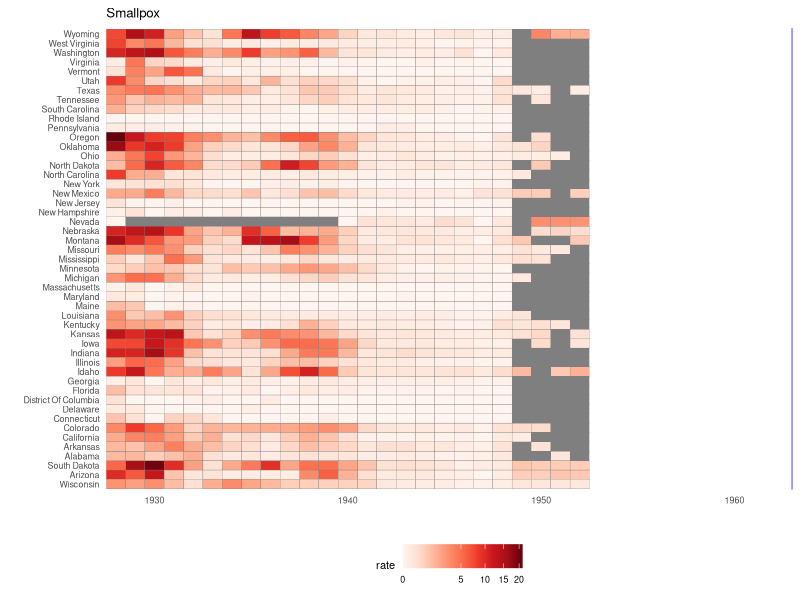
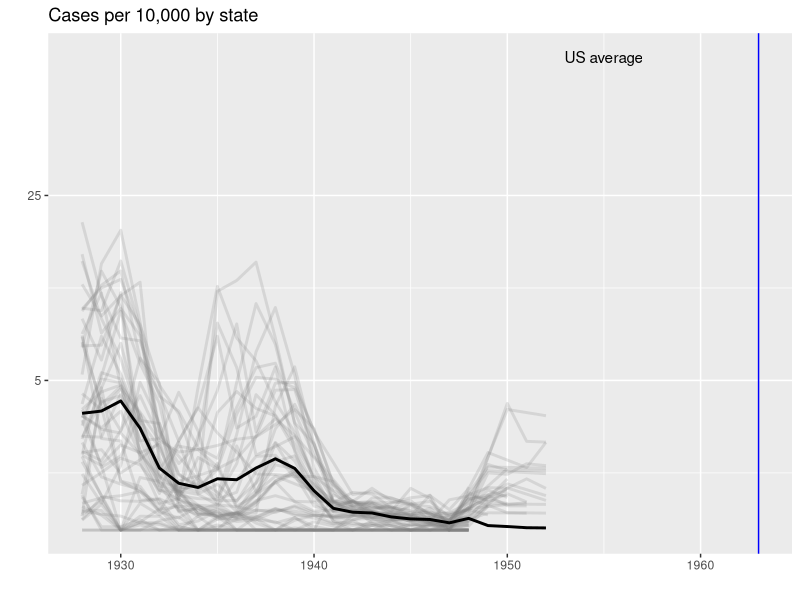
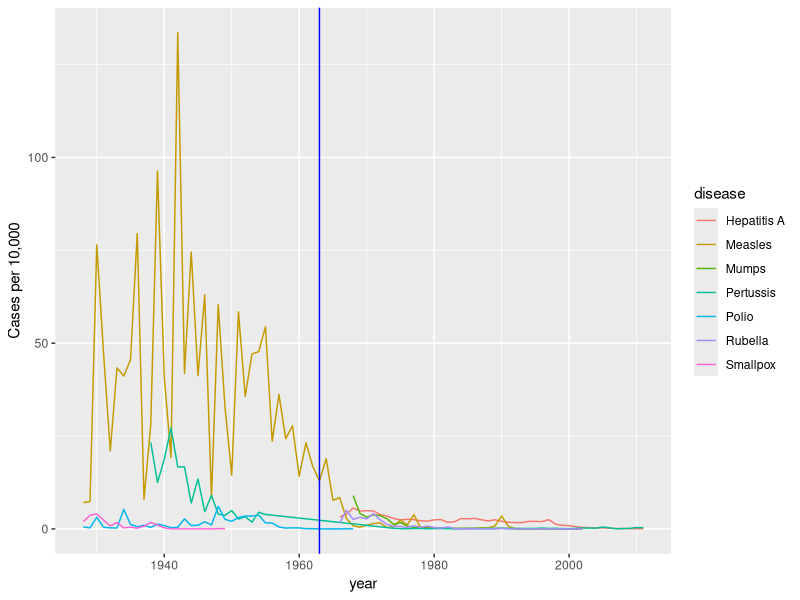
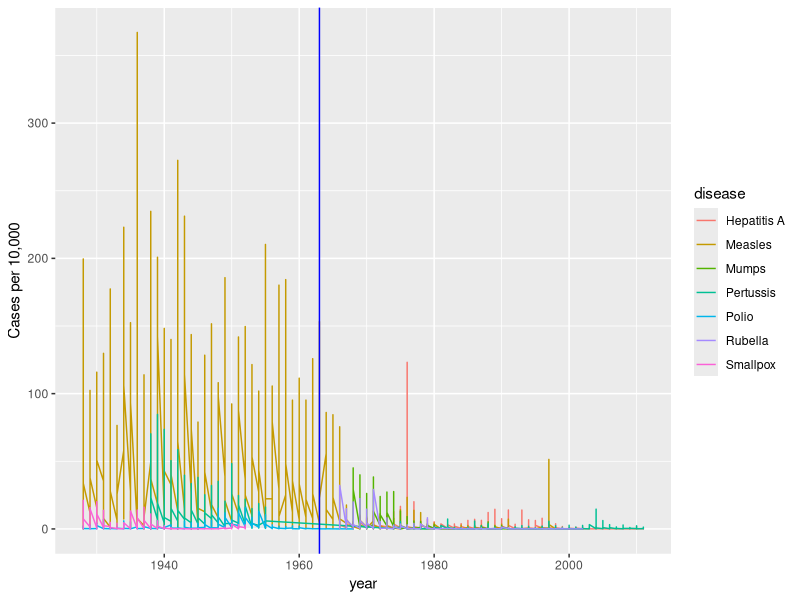

These charts were generated, in order, by the following R code:
#1
library(tidyverse)
library(RColorBrewer)
library(dslabs)
data(us_contagious_diseases)
names(us_contagious_diseases)
the_disease <- "Smallpox"
dat <- us_contagious_diseases %>%
  filter(!state%in%c("Hawaii","Alaska") & disease == the_disease) %>%
  filter(!year %in% weeks_reporting>=10) %>%
  mutate(rate = count / population * 10000 * 52 / weeks_reporting) %>% 
  mutate(state = reorder(state, rate)) 

dat %>% ggplot(aes(year, state, fill = rate)) +
  geom_tile(color = "grey50") +
  scale_x_continuous(expand=c(0,0)) +
  scale_fill_gradientn(colors = brewer.pal(9, "Reds"), trans = "sqrt") +
  geom_vline(xintercept=1963, col = "blue") +
  theme_minimal() +  
  theme(panel.grid = element_blank(), 
        legend.position="bottom", 
        text = element_text(size = 8)) +
  ggtitle(the_disease) + 
  ylab("") + xlab("")

#2
data(us_contagious_diseases)
names(us_contagious_diseases)
the_disease <- "Smallpox"
dat <- us_contagious_diseases %>%
  filter(!state%in%c("Hawaii","Alaska") & disease == the_disease) %>%
  filter(!year %in% weeks_reporting>=10) %>%
  mutate(rate = count / population * 10000 * 52 / weeks_reporting) %>% 
  mutate(state = reorder(state, rate)) 
avg <- us_contagious_diseases %>%
  filter(disease==the_disease) %>% group_by(year) %>%
  summarize(us_rate = sum(count, na.rm = TRUE) / 
              sum(population, na.rm = TRUE) * 10000)
dat %>% 
  filter(!is.na(rate)) %>%
  ggplot() +
  geom_line(aes(year, rate, group = state),  color = "grey50", 
            show.legend = FALSE, alpha = 0.2, size = 1) +
  geom_line(mapping = aes(year, us_rate),  data = avg, size = 1) +
  scale_y_continuous(trans = "sqrt", breaks = c(5, 25, 125, 300)) + 
  ggtitle("Cases per 10,000 by state") + 
  xlab("") + ylab("") +
  geom_text(data = data.frame(x = 1955, y = 50), 
            mapping = aes(x, y, label="US average"), 
            color="black") + 
  geom_vline(xintercept=1963, col = "blue")

#3
data(us_contagious_diseases)
names(us_contagious_diseases)
dat <- us_contagious_diseases %>%
  filter(year %in% weeks_reporting<=10) %>%
  mutate(rate = count / population * 10000 * 52 / weeks_reporting)
dat %>% filter(state == "California" & !is.na(rate)) %>%
  ggplot(aes(year, rate,color=disease)) +
  geom_line() + 
  ylab("Cases per 10,000")  + 
  geom_vline(xintercept=1963, col = "blue")

#4
data(us_contagious_diseases)
names(us_contagious_diseases)
dat <- us_contagious_diseases %>%
  filter(year %in% weeks_reporting<=10) %>%
  mutate(rate = count / population * 10000 * 52 / weeks_reporting)
dat %>% filter(!is.na(rate)) %>%
  ggplot(aes(year, rate,color=disease)) +
  geom_line() + 
  ylab("Cases per 10,000")  + 
  geom_vline(xintercept=1963, col = "blue")
